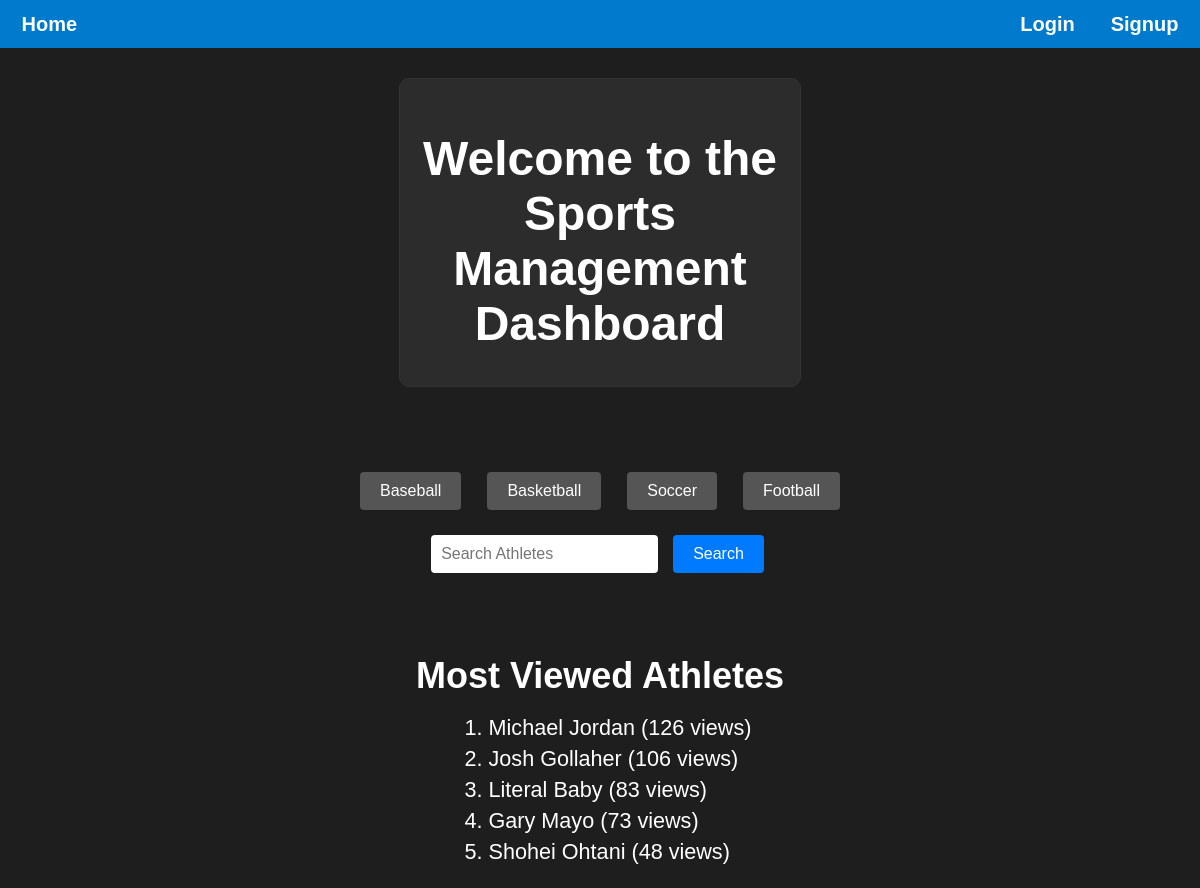
Before: / with the older database file.
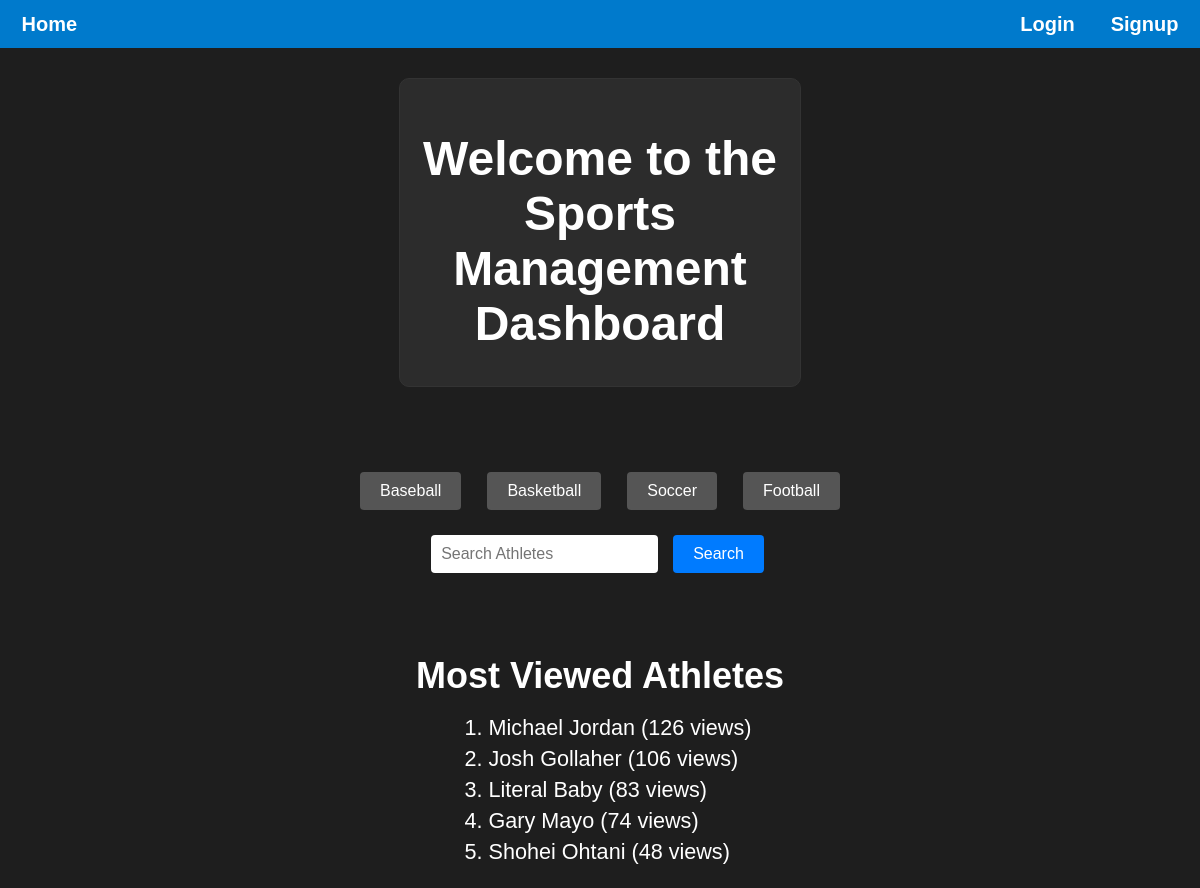
After: the same page with the newer database file.
### main/models.py (models this page shows, shortened)
class Athlete(models.Model):
    SPORT_CHOICES = [
        ('baseball', 'baseball'),
        ('basketball', 'basketball'),
        ('soccer', 'soccer'),
        ('football', 'football'),
    ]
    id = models.AutoField(primary_key=True)
    firstName = models.CharField(max_length=20, default='N/A')
    lastName = models.CharField(max_length=20, default='N/A')
    height = models.CharField(max_length=5, default='N/A',blank=True, null=True)
    weight = models.IntegerField(blank=True, null=True)
    birthDate = models.DateField(blank=True, null=True)
    age = models.IntegerField(blank=True, null=True)
    wins = models.IntegerField(default=0)
    losses = models.IntegerField(default=0)
    joinYear = models.IntegerField(blank=True, null=True)
    sport = models.CharField(max_length=20, choices=SPORT_CHOICES, default='Baseball')
    teamName = models.CharField(max_length=20, default='N/A')
    position = models.CharField(max_length=20, default='N/A', blank=True, null=True)
    numViews = models.IntegerField(default=0, blank=True, null=True)

### main/views.py (the view, shortened to what this page needs)
# urls.py: path("", views.landing_page, name="landing_page"),
def landing_page(request):
    logged_in = request.session.get('logged_in', False)
    curr_user_name = request.session.get('curr_user_name', "")
    viewed_athletes = Athlete.objects.order_by("-numViews")[:5]
    search_form = AthleteSearchForm(request.GET or None)
    search_results = []
    context = {
        "logged_in": logged_in,
        "curr_user_name": curr_user_name,
        "viewed_athletes": viewed_athletes,
        "search_form": search_form,
        "search_results": search_results
    }
    return render(request, "main/landing_page.html", context)

### main/forms.py
class AthleteSearchForm(forms.Form):
    search_query = forms.CharField(
        label="Search Athletes",
        max_length=100,
        required=False,
        widget=forms.TextInput(attrs={'style': 'width: 200px;'})
    )

### main/templates/main/landing_page.html (shortened to what this page needs)
{% load static %}
<!DOCTYPE html>
<html lang="en">
<head>
    <link rel="stylesheet" href="{% static 'styles.css' %}" />
</head>
<body>
    <div class="header">
        <p><a href="{% url 'landing_page' %}">Home</a></p>
        <div class="header-container">
            {% if not logged_in %}
            <p><a href="{% url 'login_page' %}">Login</a></p>
            <p><a href="{% url 'signup_page' %}">Signup</a></p>
            {% else %}
            <p><a href="{% url 'logout' %}">Logout</a></p>
            <p><a href="{% url 'user_page' curr_user_name %}">Profile</a></p>
            {% endif %}
        </div>
    </div>
    <div class="container">
        <h1>Welcome to the Sports Management Dashboard</h1>
    </div>
    <div class="sports-buttons">
        <form action="{% url 'sports_page' sport='baseball' %}" method="get" style="display:inline;">
            <button type="submit" class="btn-secondary">Baseball</button>
        </form>
        <form action="{% url 'sports_page' sport='basketball' %}" method="get" style="display:inline;">
            <button type="submit" class="btn-secondary">Basketball</button>
        </form>
        <form action="{% url 'sports_page' sport='soccer' %}" method="get" style="display:inline;">
            <button type="submit" class="btn-secondary">Soccer</button>
        </form>
        <form action="{% url 'sports_page' sport='football' %}" method="get" style="display:inline;">
            <button type="submit" class="btn-secondary">Football</button>
        </form>
    </div>
    <div class="search-container">
        <form method="get" action="{% url 'search_page' %}" class="search-form">
            <input type="text" name="search_query" placeholder="Search Athletes" value="{{ search_form.search_query.value|default:'' }}" />
            <button type="submit">Search</button>
        </form>
    </div>
    <h2 class="viewed-athletes-title">Most Viewed Athletes</h2>
    <ol>
        {% for athlete in viewed_athletes %}
            <li><a href="{% url 'athlete_page' sport=athlete.sport athlete_id=athlete.id%}">{{ athlete.firstName }} {{ athlete.lastName }} ({{ athlete.numViews }} views)</li>
        {% endfor %}
    </ol>
</body>
</html>

Changed rows visible on the page:
changed Athlete "Gary": numViews "73" → "74"
